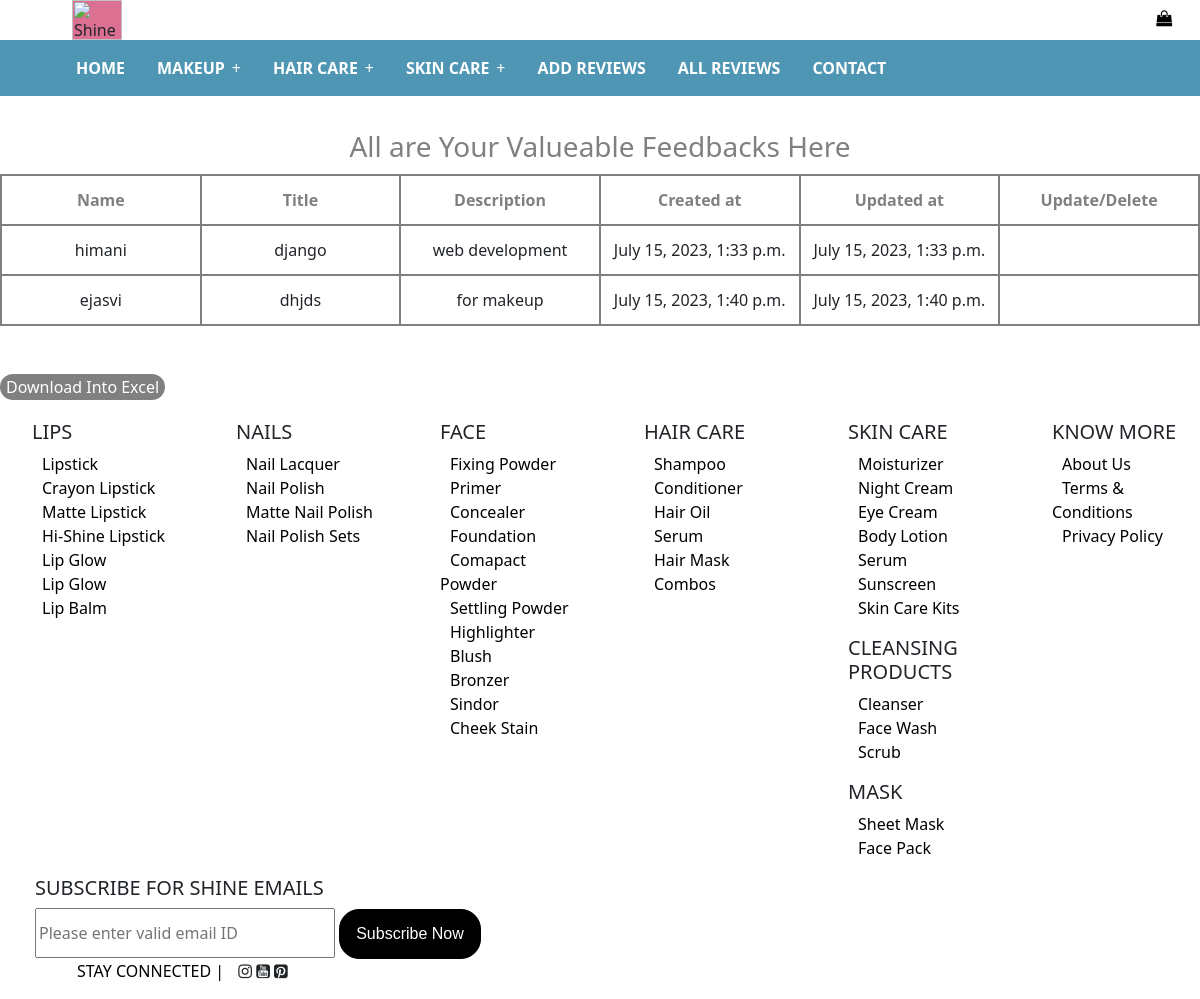
Page /all/ on the committed database.
### products/models.py (models this page shows)
class Review(models.Model):
    Name=models.CharField(max_length=300)
    Title=models.CharField(max_length=500)
    Description=models.TextField(max_length=10000,blank=True)
    Created_at=models.DateTimeField(auto_now_add=True)
    Updated_at=models.DateTimeField(auto_now=True)

### products/views.py (the view)
# urls.py: url(r'^all/$',allreviews,name="allreviews"),
def allreviews(request):#for showing review
    showreview=Review.objects.all()
    return render(request,"allreviews.html",{"reviews":showreview})

### templates/allreviews.html (shortened to what this page needs)
{%extends 'index.html'%}
{%block content%}
<table align="center" id="table">
    <h3 align="center" style="margin-top: 30px;">All are Your Valueable Feedbacks Here</h3>
  <thead>
     <tr>
        <th>Name</th>
		<th>Title</th>
		<th>Description</th>
		<th>Created at</th>
		<th>Updated at</th>
		<th>Update/Delete</th>
     </tr>
  </thead>
  <tbody>
  {%for products in reviews%}
     <tr>
	   <td>{{products.Name}}</td>
	   <td>{{products.Title}}</td>
	   <td>{{products.Description}}</td>
	   <td>{{products.Created_at}}</td>
	   <td>{{products.Updated_at}}</td>
	 </tr>
  {%endfor%}
  </tbody>
</table>
<br><br>
<button>
	<a id="downloadLink" onclick="eportF(this)"> Download Into Excel</a>
</button>
{%endblock%}

### templates/index.html (shortened to what this page needs)
<html>
    <head>
        {%load static%}
        <link rel="stylesheet" href="https://cdnjs.cloudflare.com/ajax/libs/font-awesome/4.7.0/css/font-awesome.min.css">
        <link href="https://cdn.jsdelivr.net/npm/bootstrap@5.1.3/dist/css/bootstrap.min.css" rel="stylesheet">
    </head>
    <body>
        {%include 'navbar.html'%}
        {%block content%}
        {%endblock%}
        {%include 'footer.html'%}
    </body>
</html>

### templates/navbar.html (shortened to what this page needs)
<header style="position: relative";>
  <div class="container-fluid" style="display: inline;">
    <img style="width: 50px; height: 40px; background-color: palevioletred; margin-left: 60px;margin-top: 0;"  src="https://th.bing.com/th/id/OIP.CDXYc52tr8UjbpMyYkLAFAAAAA?pid=ImgDet&rs=1" alt="Shine">
   <a href="http://127.0.0.1:8000/products/cart/"><i class="fa fa-shopping-bag" aria-hidden="true" style="margin-left: 1030px;color: black;width: 30px;height: 20px;"></i></a>
  </div>
  <nav>
    <ul>
      <li class="home"><a href="http://127.0.0.1:8000/"><b>HOME</b></a></li>
      <li>
        <a href="http://127.0.0.1:8000/products/makeup/" ><b>MAKEUP</b></a>
      </li>
      <li>
        <a href="http://127.0.0.1:8000/products/haircare/"><b>HAIR CARE</b></a>
      </li>
      <li>
        <a href="http://127.0.0.1:8000/products/skincare/"><b>SKIN CARE</b></a>
      </li>
      <li><a href="http://127.0.0.1:8000/products/addreview"><b>ADD REVIEWS</b></a></li>
      <li><a href="http://127.0.0.1:8000/all/"><b>ALL REVIEWS</b></a></li>
      <li><a href="http://127.0.0.1:8000/products/contact"><b>CONTACT</b></a></li>
    </ul>
  </nav>
</header>

### templates/footer.html (shortened to what this page needs)
<body>
<div class="row footer">
    <div class="col">
        <ul>
            <li> <h5>LIPS</h5></li>
            <li><a href="http://127.0.0.1:8000/products/makeup/"><span>Lipstick</span></a></li>
            <li><a href="http://127.0.0.1:8000/products/makeup/"><span>Crayon Lipstick</span></a></li>
            <li><a href="http://127.0.0.1:8000/products/makeup/"><span>Matte Lipstick</span></a></li>
            <li><a href="http://127.0.0.1:8000/products/makeup/"><span>Hi-Shine Lipstick</span></a></li>
            <li><a href="http://127.0.0.1:8000/products/makeup/"><span>Lip Glow</span></a></li>
            <li><a href="http://127.0.0.1:8000/products/makeup/"><span>Lip Glow</span></a></li>
            <li><a href="http://127.0.0.1:8000/products/makeup/"><span>Lip Balm</span></a></li>
        </ul>
    </div>
    <div class="col">
        <ul>
            <li><h5>NAILS</h5></li>
            <li><a href="http://127.0.0.1:8000/products/makeup/"><span>Nail Lacquer</span></a></li>
            <li><a href="http://127.0.0.1:8000/products/makeup/"><span>Nail Polish</span></a></li>
            <li><a href="http://127.0.0.1:8000/products/makeup/"><span>Matte Nail Polish</span></a></li>
            <li><a href="http://127.0.0.1:8000/products/makeup/"><span>Nail Polish Sets</span></a></li>
        </ul>
    </div>
    <div class="col">
        <ul>
            <li><h5>FACE</h5></li>
            <li><a href="http://127.0.0.1:8000/products/makeup/"><span>Fixing Powder</span></a></li>
            <li><a href="http://127.0.0.1:8000/products/makeup/"><span>Primer</span></a></li>
            <li><a href="http://127.0.0.1:8000/products/makeup/"><span>Concealer</span></a></li>
            <li><a href="http://127.0.0.1:8000/products/makeup/"><span>Foundation</span></a></li>
            <li><a href="http://127.0.0.1:8000/products/makeup/"><span>Comapact Powder</span></a></li>
            <li><a href="http://127.0.0.1:8000/products/makeup/"><span>Settling Powder</span></a></li>
            <li><a href="http://127.0.0.1:8000/products/makeup/"><span>Highlighter</span></a></li>
            <li><a href="http://127.0.0.1:8000/products/makeup/"><span>Blush</span></a></li>
            <li><a href="http://127.0.0.1:8000/products/makeup/"><span>Bronzer</span></a></li>
            <li><a href="http://127.0.0.1:8000/products/makeup/"><span>Sindor</span></a></li>
            <li><a href="http://127.0.0.1:8000/products/makeup/"><span>Cheek Stain</span></a></li>
        </ul>
    </div>
    <div class="col">
        <ul>
            <li><h5>HAIR CARE</h5></li>
            <li><a href="http://127.0.0.1:8000/products/haircare/"><span>Shampoo</span></a></li>
            <li><a href="http://127.0.0.1:8000/products/haircare/"><span>Conditioner</span></a></li>
            <li><a href="http://127.0.0.1:8000/products/haircare/"><span>Hair Oil</span></a></li>
            <li><a href="http://127.0.0.1:8000/products/haircare/"><span>Serum</span></a></li>
            <li><a href="http://127.0.0.1:8000/products/haircare/"><span>Hair Mask</span></a></li>
            <li><a href="http://127.0.0.1:8000/products/haircare/"><span>Combos</span></a></li>
        </ul>
    </div>
    <div class="col">
        <ul>
            <li><h5>SKIN CARE</h5></li>
            <li><a href="http://127.0.0.1:8000/products/skincare/"><span>Moisturizer</span></a></li>
            <li><a href="http://127.0.0.1:8000/products/skincare/"><span>Night Cream</span></a></li>
            <li><a href="http://127.0.0.1:8000/products/skincare/"><span>Eye Cream</span></a></li>
            <li><a href="http://127.0.0.1:8000/products/skincare/"><span>Body Lotion</span></a></li>
            <li><a href="http://127.0.0.1:8000/products/skincare/"><span>Serum</span></a></li>
            <li><a href="http://127.0.0.1:8000/products/skincare/"><span>Sunscreen</span></a></li>
            <li><a href="http://127.0.0.1:8000/products/skincare/"><span>Skin Care Kits</span></a></li>
        </ul>
        <ul>
            <li><h5>CLEANSING PRODUCTS</h5></li>
            <li><a href="http://127.0.0.1:8000/products/skincare/"><span>Cleanser</span></a></li>
            <li><a href="http://127.0.0.1:8000/products/skincare/"><span>Face Wash</span></a></li>
            <li><a href="http://127.0.0.1:8000/products/skincare/"><span>Scrub</span></a></li>
        </ul>
        <ul>
            <li><h5>MASK</h5></li>
            <li><a href="http://127.0.0.1:8000/products/skincare/"><span>Sheet Mask</span></a></li>
            <li><a href="http://127.0.0.1:8000/products/skincare/"><span>Face Pack</span></a></li>
        </ul>
    </div>
    <div class="col">
        <ul>
            <li> <h5>KNOW MORE</h5></li>
            <li><a href=""><span>About Us</span></a></li>
            <li><a href=""><span>Terms & Conditions</span></a></li>
            <li><a href=""><span>Privacy Policy</span></a></li>
        </ul>
    </div>
</div>
<div class="row footer" style="margin-top: 0;" >
    <div class="col" style="display: inline;width: 100%;margin-left:35px;">
        <h5>SUBSCRIBE FOR SHINE EMAILS</h5>
        <input type="email" placeholder="Please enter valid email ID" style="width: 300px; height: 50px;">
        <button style="height: 50px;  background-color: black;margin-left: 0;border: 1px solid black;"><span style="color: white;font-weight: 25px;font-family: Arial, Helvetica, sans-serif;">Subscribe Now</span></button>
    <ul class="horizontal_icon">
        <span style="margin-left: 0px;margin-top: 50px;">STAY CONNECTED | </span>
        <li><i class="fa fa-instagram" aria-hidden="true" id="insta"></i></li>
        <li><i class="fa fa-youtube-square" aria-hidden="true" id="youtube"></i></li>
        <li><i class="fa fa-pinterest-square" aria-hidden="true" id="pinterest"></i></li>
    </ul>
</div>
</div>
</body>

### templates/navbar.html (style rules this page uses)
header { height: 100px; }
img { margin-top: 20px; margin-left: 20px; }
html { box-sizing: border-box; font-family: sans-serif; }
*, *::before, *::after { margin: 0; box-sizing: inherit; }
nav { background-color: #4e96b3; color: #fff; justify-content: space-between; text-align: center; }
nav ul { list-style-type: none; padding-inline-start: 0; }
nav ul li { position: relative; white-space: nowrap; }
nav > ul { display: flex; }
nav a { color: white; text-decoration: none; display: inline-block; padding: 1em; }
nav a:not(:only-child) { padding-right: 2em; }
nav a:not(:only-child)::after { content: "+"; position: absolute; right: 1em; }
.home { margin-left: 60px; }

### templates/allreviews.html (style rules this page uses)
table { width: 100%; margin-top: 10px; }
th,td,tr { border:2px solid gray; height: 50px; width: 200px; text-align: center; }
h3 { color:gray }
th { color:gray }
button { border: none; background-color: gray; color: white; border-radius: 20px; }
a { text-decoration: none; }

### templates/footer.html (style rules this page uses)
li { list-style-type: none; }
.row { margin-top: 20px; }
a { text-decoration: none; }
span { color: rgb(0, 0, 0); padding: 10px; }
.horizontal_icon li { display: inline; }

### rows in the picture
Review: Name "himani", Title "django", Description "web development", Created_at "July 15, 2023, 1:33 p.m.", Updated_at "July 15, 2023, 1:33 p.m."
Review: Name "ejasvi", Title "dhjds", Description "for makeup", Created_at "July 15, 2023, 1:40 p.m.", Updated_at "July 15, 2023, 1:40 p.m."
